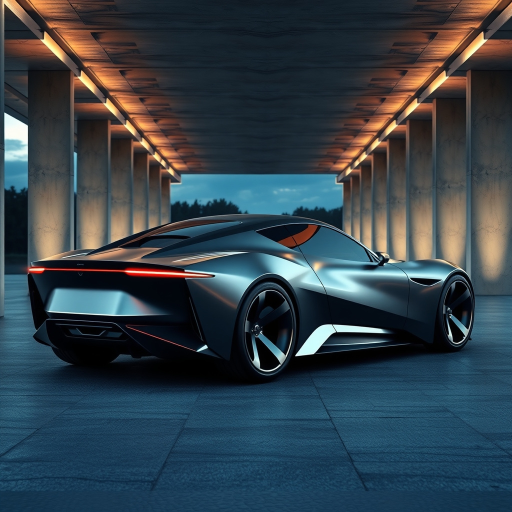
#> input picture content/test-2026-11-08/car-1.jpg, 1024 x 1024 px (shown at 1/2 size)
$ python one_shot_photo.py prepare
#> lines starting #> are read from the running program, lines starting #| are printed output that depends on the picture
#!/usr/bin/env python3
"""Create one 9:16 photo post via Buffer, one attempt only.

Image is adapted from the previously approved original without changing car design.
Create locks before submitting; do not retry if Buffer/TikTok show failure.
"""
from pathlib import Path
from PIL import Image,ImageOps,ImageFilter
import argparse,json,os,sys,time
import requests
from publish import gql, MUTATION, verify

ROOT=Path("content/first-live-test-2026-11-08")
SRC=Path("content/test-2026-11-08/car-1.jpg")
IMAGE=ROOT/"photo.jpg"
LOCK=ROOT/"attempt-lock.json"
RECEIPT=Path("seibelgram-first-test-result.json")
URL="https://raw.githubusercontent.com/seibelserg-cloud/seibelgram-future-bot/main/content/first-live-test-2026-11-08/photo.jpg"

def prepare():
    if not SRC.exists(): raise RuntimeError("Original approved photo missing")
    if LOCK.exists(): raise RuntimeError("Already attempted or prepared: do not repeat")
    img=Image.open(SRC).convert("RGB")
#> img is the input picture: PIL image 1024x1024 RGB; mean R, G, B 52.3, 65.8, 74.4
    if img.size != (1024,1024):raise RuntimeError("Unexpected original photo dimensions")
    canvas=ImageOps.fit(img,(1080,1920),method=Image.Resampling.LANCZOS)
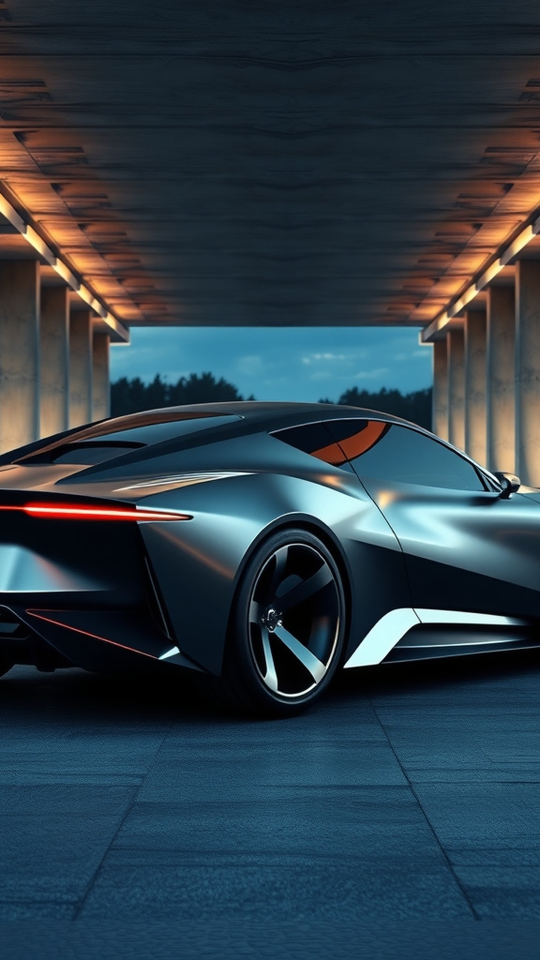
#> canvas: PIL image 1080x1920 RGB (shown at 1/2 size); mean R, G, B 44.8, 61.4, 72.2
    canvas=canvas.filter(ImageFilter.GaussianBlur(36))
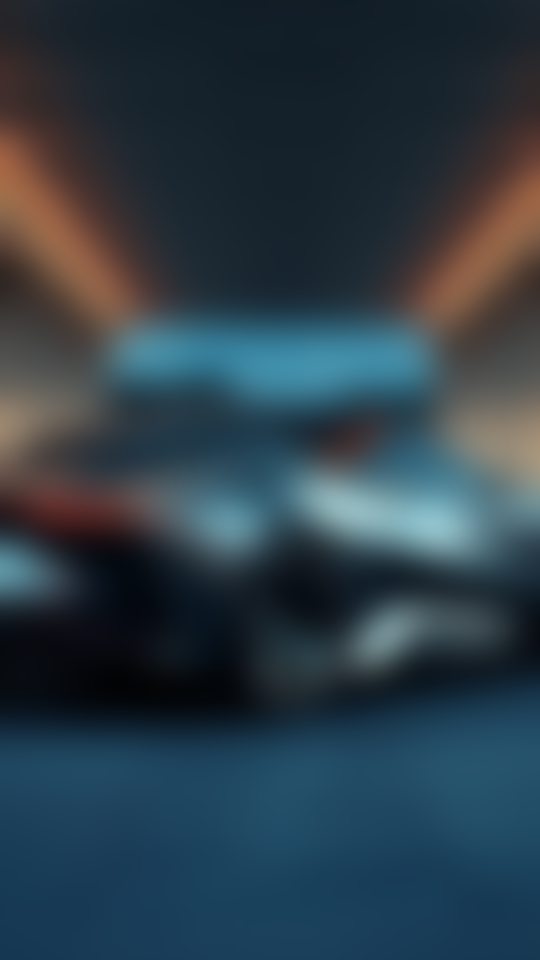
#> canvas: PIL image 1080x1920 RGB (shown at 1/2 size); mean R, G, B 44.9, 61.4, 72.2
    original=ImageOps.contain(img,(1080,1680),method=Image.Resampling.LANCZOS)
    canvas.paste(original,((1080-original.width)//2,(1920-original.height)//2))
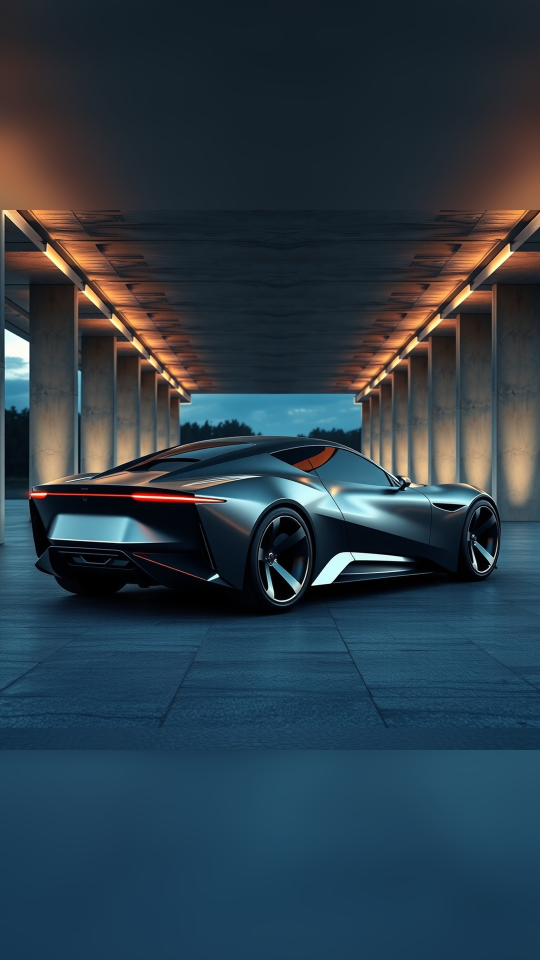
#> canvas: PIL image 1080x1920 RGB (shown at 1/2 size); mean R, G, B 43.4, 60.2, 71.9
    ROOT.mkdir(parents=True,exist_ok=True)
    canvas.save(IMAGE,quality=91,optimize=True,subsampling=0)
    LOCK.write_text(json.dumps({
        "date":"2026-11-08","type":"one-shot","target":"tiktok/@seibelgram",
        "status":"attempt authorized; do not repeat even if Buffer reports error",
        "source":str(SRC), "image":str(IMAGE),
        "attempts_allowed":1,"automatic_retries":False,
    },indent=2),encoding="utf8")
    print("Prepared 1080x1920 photo with original silver concept preserved.")
    print("Created one-shot lock (record before publication).")
    return

# [48 lines left out: functions check_online, publish_once, not called in this run]

if __name__=="__main__":
    p=argparse.ArgumentParser()
    p.add_argument("phase",choices=("prepare","publish"))
    a=p.parse_args()
    prepare() if a.phase=="prepare" else publish_once()
